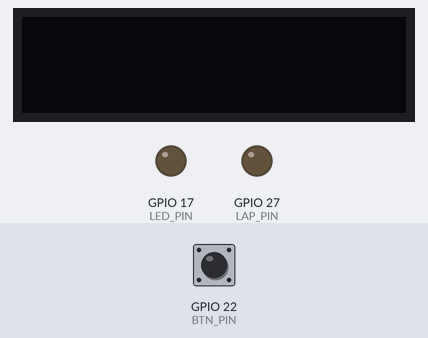
A program run on a simulated Raspberry Pi (BCM pin numbers). Parts: 128×32 one-colour display, output pins drawn as LEDs (lit = HIGH). The test bench sets the inputs (shaded band); at power-on: GPIO 22 (BTN_PIN) LOW. The clock reads 2024-03-15 10:24:30 at power-on unless the program sets it.

Above: at 5.0 s.
5.1 s: GPIO 22 (BTN_PIN) pulled HIGH for 0.15 s
At 5.8 s:
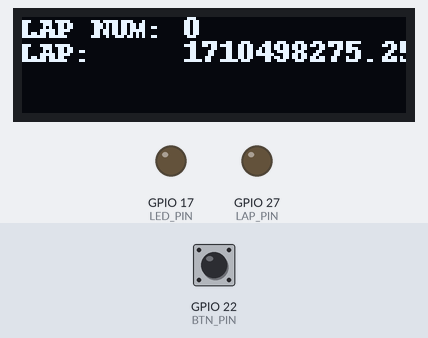
6.8 s: GPIO 22 (BTN_PIN) pulled HIGH for 1 s
At 8.3 s:
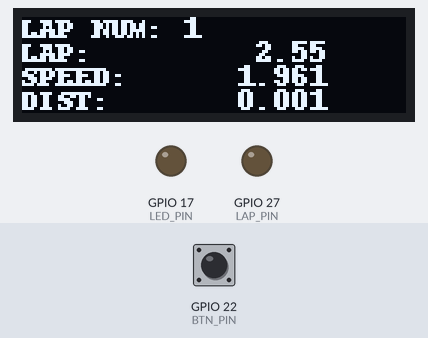
9.4 s: GPIO 22 (BTN_PIN) pulled HIGH for 0.15 s
At 10.2 s:
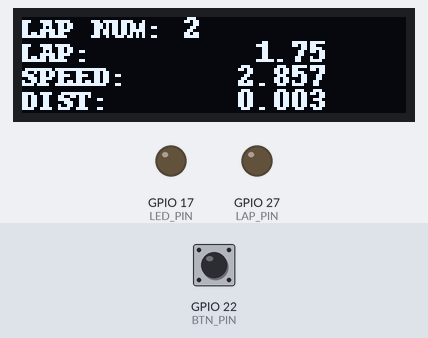
11.1 s: GPIO 22 (BTN_PIN) pulled HIGH for 1 s
At 11.9 s:
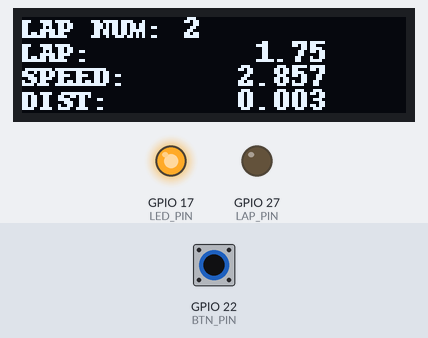
Timing chart, 0 to 14.1 s (numbered marks = the images above; inputs shaded):
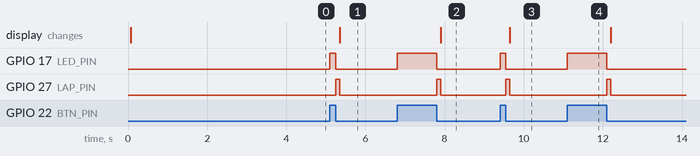

The program:

counter.py
```python
import Adafruit_SSD1306
import RPi.GPIO as GPIO
import time
import signal
from PIL import Image
from PIL import ImageDraw
from PIL import ImageFont

should_close = False

def handle_signals(signum, frame):
    global should_close
    should_close = True

signal.signal(signal.SIGINT, handle_signals)
signal.signal(signal.SIGTERM, handle_signals)

# Diode pins
BTN_PIN = 22 # Out from bike
LED_PIN = 17 # Red LED
LAP_PIN = 27 # Green LED

GPIO.setmode(GPIO.BCM)
GPIO.setwarnings(False)
GPIO.setup(LED_PIN, GPIO.OUT, initial=GPIO.LOW)
GPIO.setup(BTN_PIN, GPIO.IN)
GPIO.setup(LAP_PIN, GPIO.OUT, initial=GPIO.LOW)

# Display
display = Adafruit_SSD1306.SSD1306_128_32(rst=None)
display.begin()
display.clear()
display.display()

# Drawing setup
image = Image.new('1', (display.width, display.height))
font = ImageFont.load_default()
draw = ImageDraw.Draw(image)
top = -2

# Settings
laps_per_km = 720

was_closed = GPIO.input(BTN_PIN)
first_lap = True
last_lap = 0
last_lap_delta = 0
lap_count = -1
distance = 0
lap_on = False
while not should_close:
    closed = GPIO.input(BTN_PIN)
    GPIO.output(LED_PIN, closed)

    if (was_closed and not closed):
        new_time = time.time()
        last_lap_delta = new_time - last_lap
        last_lap = new_time
        lap_count += 1
        distance = lap_count / laps_per_km
        speed = 3600 / laps_per_km / last_lap_delta
        GPIO.output(LAP_PIN, GPIO.HIGH)
        lap_on = True

        draw.rectangle((0, 0, display.width, display.height), outline=0, fill=0)
        draw.text((0, top), "LAP NUM: " + str(lap_count),  font=font, fill=255)
        draw.text((0, top+8), "LAP:     " + str(round(last_lap_delta, 3)).rjust(8, ' '),  font=font, fill=255)
        if lap_count > 0:
            draw.text((0, top+16), "SPEED:   " + str(round(speed, 3)).rjust(8, ' '),  font=font, fill=255)
            draw.text((0, top+24), "DIST:    " + str(round(distance, 3)).rjust(8, ' '),  font=font, fill=255)
        display.image(image)
        display.display()

    if lap_on:
        delta = time.time() - last_lap
        #print(str(delta))
        if delta > 0.1:
            GPIO.output(LAP_PIN, GPIO.LOW)
            lap_on = False

    was_closed = closed
```

Measured:
- after the input at 5.1 s, GPIO 17 (LED_PIN): LOW → HIGH at once, → LOW 0.15 s later; GPIO 27 (LAP_PIN): LOW → HIGH after 0.15 s, → LOW 0.10 s later; the display: changes after 0.25 s (image 1)
- after the input at 6.8 s, GPIO 17 (LED_PIN): LOW → HIGH at once, → LOW 1.0 s later; GPIO 27 (LAP_PIN): LOW → HIGH after 1.0 s, → LOW 0.10 s later; the display: changes after 1.1 s (image 2)
- after the input at 9.4 s, GPIO 17 (LED_PIN): LOW → HIGH at once, → LOW 0.15 s later; GPIO 27 (LAP_PIN): LOW → HIGH after 0.15 s, → LOW 0.10 s later; the display: changes after 0.25 s (image 3)
- after the input at 11.1 s, GPIO 17 (LED_PIN): LOW → HIGH at once, → LOW 1.0 s later; GPIO 27 (LAP_PIN): LOW → HIGH after 1.0 s, → LOW 0.10 s later
